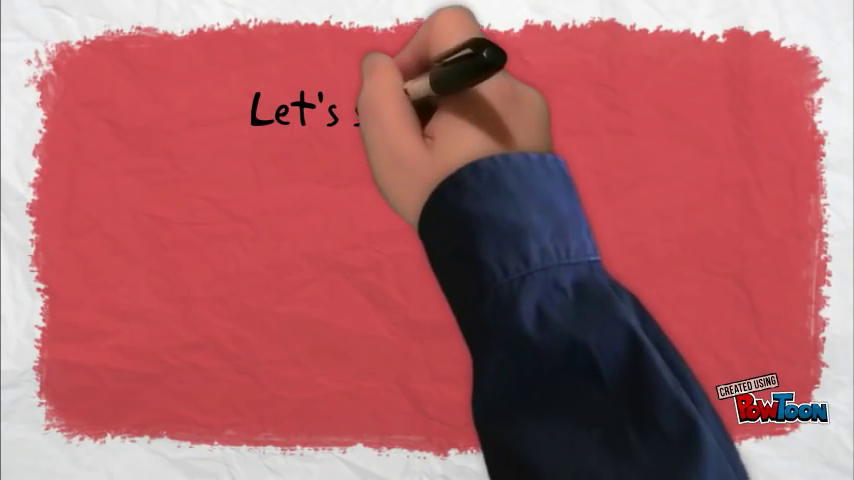
#> input picture frame 26 of 03_VIDEO_READ_AND_WRITE/ds_path.mp4, 854 x 480 px, given in place of vtest.mp4, which was not available
$ python roi_extraction.py
#> lines starting #> are read from the running program, lines starting #| are printed output that depends on the picture; after the words box and inside, x2 and y2 are one past the last pixel; in counts of white or black regions, pixels touching at a corner belong together; pictures that were not available may be replaced by others from this repository, and a replacement may not be noted
#> further down, frame is the input picture: shape (480, 854, 3); mean B, G, R 102.2, 97.7, 172.6
import cv2 as cv
import numpy as np
cap = cv.VideoCapture(
     '/openCV/04_IMAGE_PROCESSING/15_BACKGROUND_SUBTRACTION_AND_ROI_EXTRACTION_OF_FORGROUND/vtest.mp4')

fgbg = cv.createBackgroundSubtractorMOG2(history=50, varThreshold=50)

def process(image):
    mask = fgbg.apply (image)
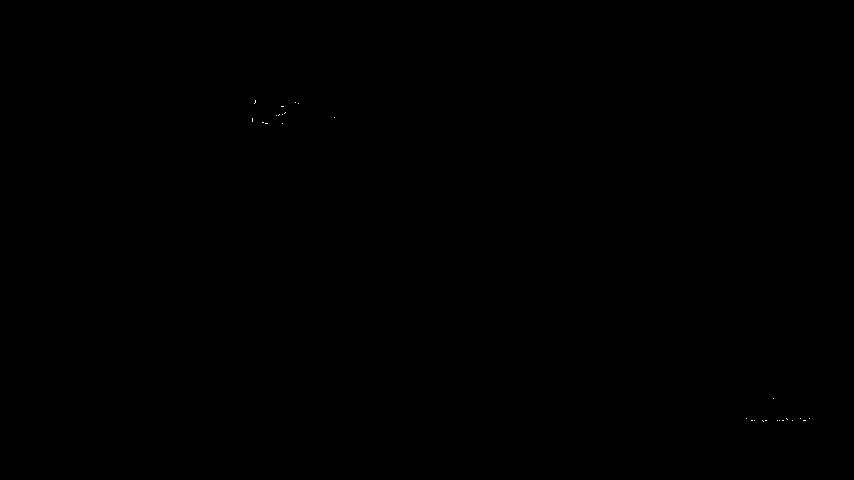
#> mask: shape (480, 854); values 127 (black) and 255 (white), 0.01% white in thin lines or dots, all inside (x1, y1, x2, y2) = (252, 100, 810, 422)
    line = cv.getStructuringElement(cv.MORPH_RECT, (1, 5), (-1, -1))
    mask = cv.morphologyEx(mask, cv.MORPH_OPEN, line)
#> mask: shape (480, 854); every value is 127
    cv. imshow("mask", mask)
    contours, hierarchy = cv. findContours(mask, cv. RETR_EXTERNAL, cv.CHAIN_APPROX_SIMPLE)
#> contours = [[[0, 0], [0, 479], [853, 479], [853, 0]]]
    for c in range(len(contours)):
        area = cv.contourArea(contours[c])
        if area < 150:
            continue
        rect = cv.minAreaRect(contours[c])
        cv.ellipse(image, rect, (0, 255, 0), 2, 8)
        cv. circle(image, (np.int32(rect[0][0]), np.int32(rect[0][1])), 2, (255, 0, 0),2, 8, 0)
#> this loop made 1 pass
#> (area, rect) on pass 1: (408587, ((426.5, 239.5), (479, 853), -90))
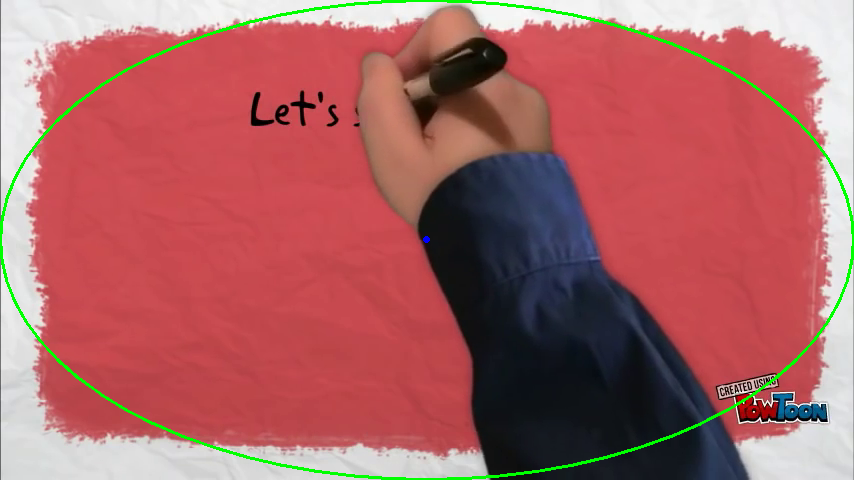
#> image: shape (480, 854, 3); 1.53% of pixels changed, all inside (x1, y1, x2, y2) = (0, 0, 854, 480)
    return image

while True:
    ret, frame = cap.read()
    cv.imshow("frame", frame)
    result = process(frame)
    cv.imshow("result", result)
    k = cv.waitKey(50) & 0xff
#> (key Esc is pressed here)
    if k == 27:
        break

# cap.release()  # Release the VideoCapture object
# cv.destroyAllWindows()  # Close all OpenCV windows

$ run again, starting later in the video
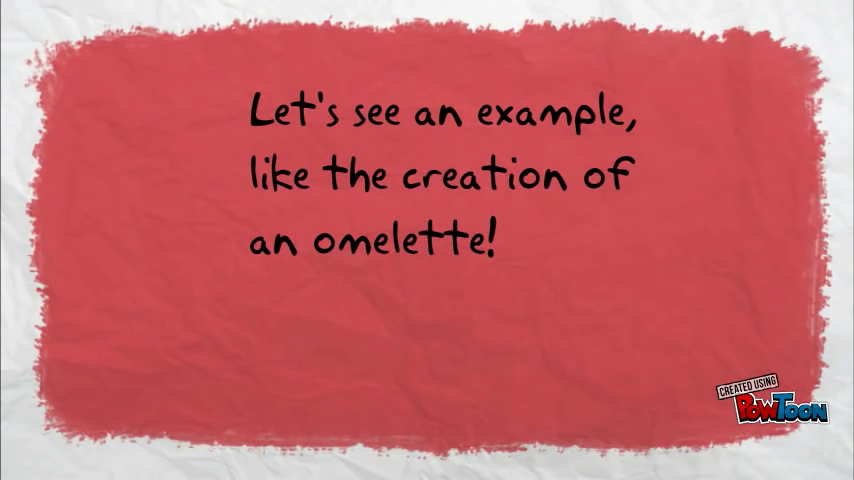
#> input picture frame 118 of 03_VIDEO_READ_AND_WRITE/ds_path.mp4, 854 x 480 px, given in place of vtest.mp4, which was not available
#> frame is the input picture: shape (480, 854, 3); mean B, G, R 109.7, 105.2, 200
#> contours = [[[0, 0], [0, 479], [853, 479], [853, 0]]]
#> the loop in process, `for c in range(len(contours)):` made 1 pass
#> (area, rect) on pass 1: (408587, ((426.5, 239.5), (479, 853), -90))
#> after the loop in process, `for c in range(len(contours)):`:
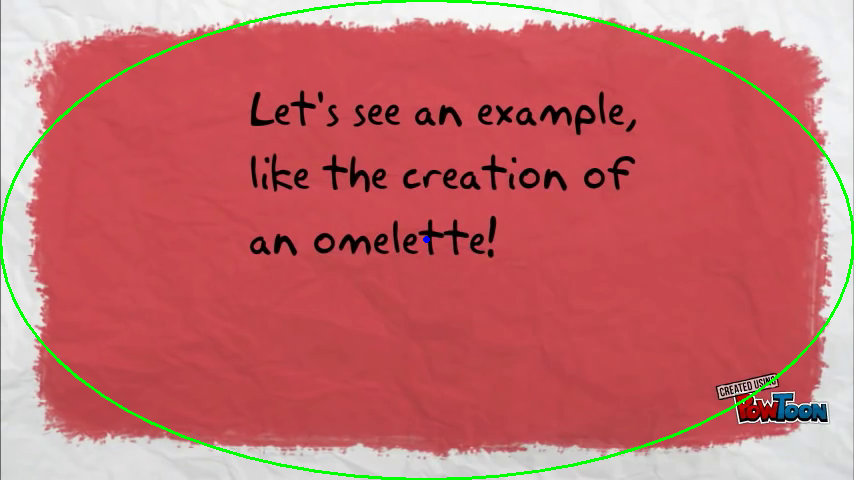
#> image: shape (480, 854, 3); 1.53% of pixels changed, all inside (x1, y1, x2, y2) = (0, 0, 854, 480)

$ run again, starting later in the video
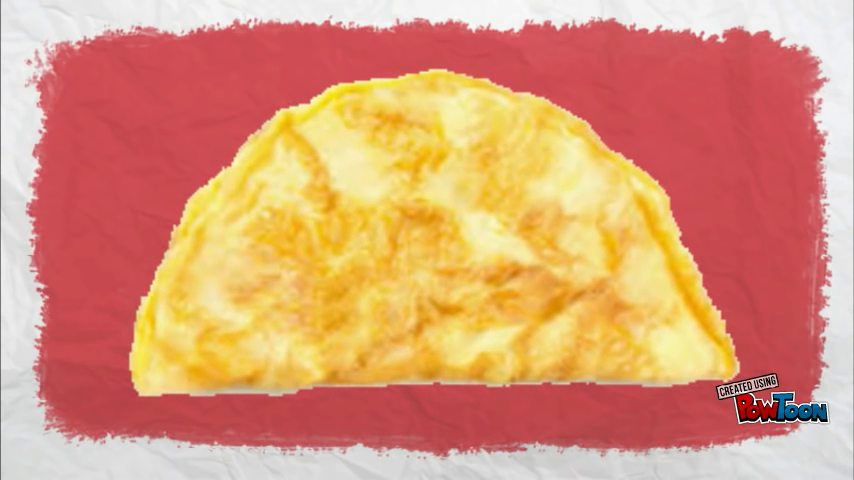
#> input picture frame 210 of 03_VIDEO_READ_AND_WRITE/ds_path.mp4, 854 x 480 px, given in place of vtest.mp4, which was not available
#> frame is the input picture: shape (480, 854, 3); mean B, G, R 118, 153.2, 219.1
#> contours = [[[0, 0], [0, 479], [853, 479], [853, 0]]]
#> the loop in process, `for c in range(len(contours)):` made 1 pass
#> (area, rect) on pass 1: (408587, ((426.5, 239.5), (479, 853), -90))
#> after the loop in process, `for c in range(len(contours)):`:
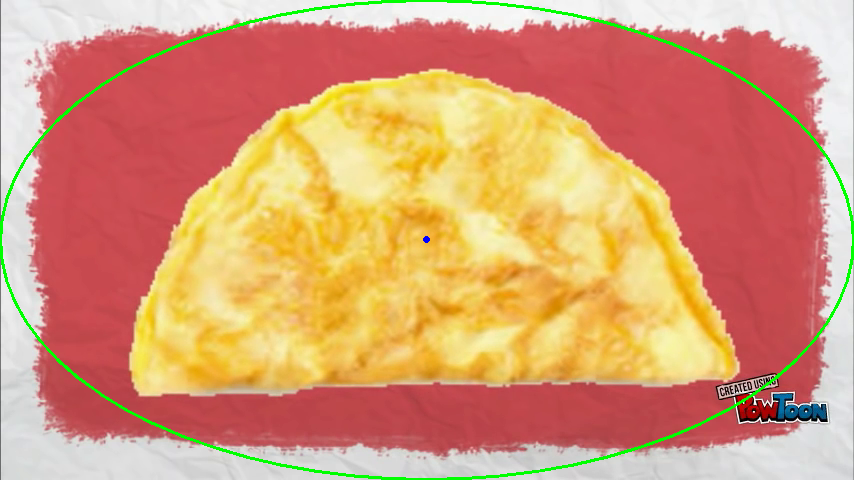
#> image: shape (480, 854, 3); 1.53% of pixels changed, all inside (x1, y1, x2, y2) = (0, 0, 854, 480)
